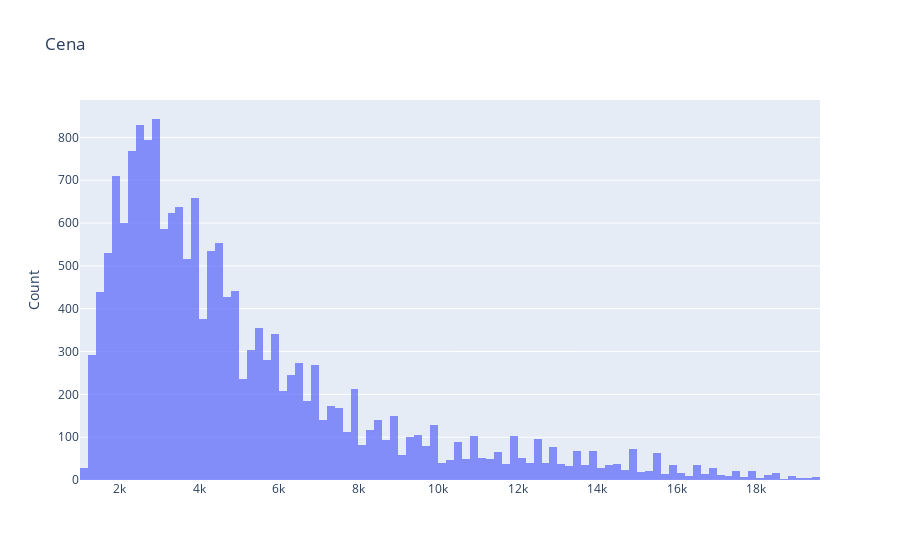

Notebook code for this chart:
### Code cell
plotBarCat(df,'Cena','Cena')

### Figure 1 — Plotly figure (JSON) as saved in the notebook; plotly's stock layout.template omitted (floating-point values rounded to 4 significant figures; data arrays with more than 128 entries replaced by an {"elided": "..."} marker saying what was removed)
{"data": [{"opacity": 0.75, "type": "histogram", "x": {"elided": "17489 int values"}}], "layout": {"barmode": "overlay", "title": {"text": "Cena"}, "yaxis": {"title": {"text": "Count"}}}}
